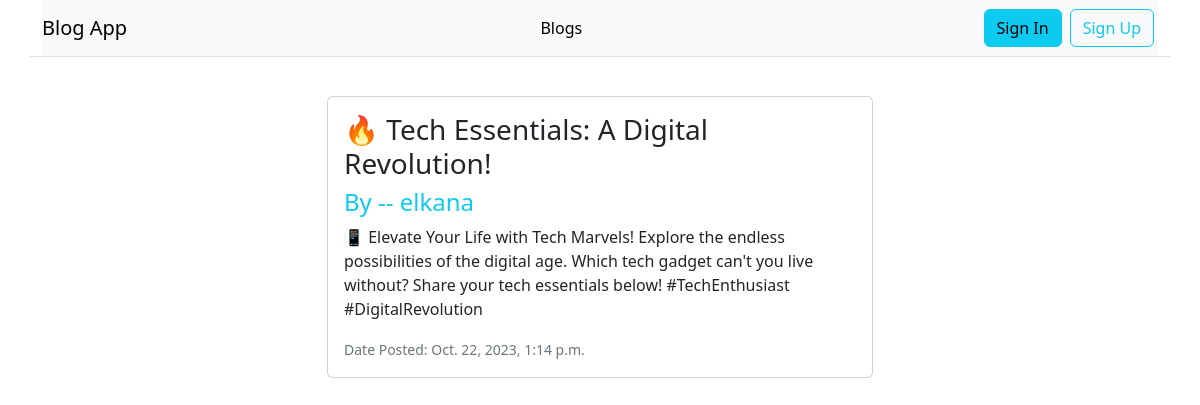
Page /blogs/10/detail/ on the committed database.
### blog/models.py (models this page shows, shortened)
class Blog(models.Model):
    title = models.CharField(max_length=200)
    content = models.TextField()
    date_posted = models.DateTimeField(default=timezone.now)
    author = models.ForeignKey(User, on_delete=models.CASCADE)
    class Meta:
        ordering = ['-date_posted']

### blog/views.py (the view)
# urls.py: path('<int:pk>/detail/', views.detail, name='detail'),
def detail(request, pk):
    blog = get_object_or_404(Blog, pk=pk)
    context = {
        'title' : blog.title,
        'blog' : blog,
    }
    return render(request, 'blog/detail.html', context)

### blog/templates/blog/detail.html (shortened to what this page needs)
{% extends 'blog/main.html' %}
{% block content %}
  {% load crispy_forms_tags %}
  <div class="container mt-5">
    <div class="row mt-5 pt-5">
      <div class="col-md-6 offset-md-3">
        <div class="card mb-3">
          <div class="card-body">
            <h3>{{ blog.title }}</h3>
            {% if user.id == blog.author.id %}
            <h4 class="text-info">By Me</h4>
            {% else %}
            <h4 class="text-info">By -- {{ blog.author }}</h4>
            {% endif %}
            <p>{{ blog.content }}</p>
            <small class="text-secondary">Date Posted: {{ blog.date_posted }}</small>
          </div>
        </div>
      </div>
    </div>
  </div>
{% endblock %}

### rows in the picture
Blog: title "🔥 Tech Essentials: A Digital Revolution!", author "elkana", content "📱 Elevate Your Life with Tech Marvels! Explore the endless possibilities of the digital age. Which tech gadget can't you live without? Share your tech essentials below! #TechEnthusiast #DigitalRevolution", date_posted "Oct. 22, 2023, 1:14 p.m."
